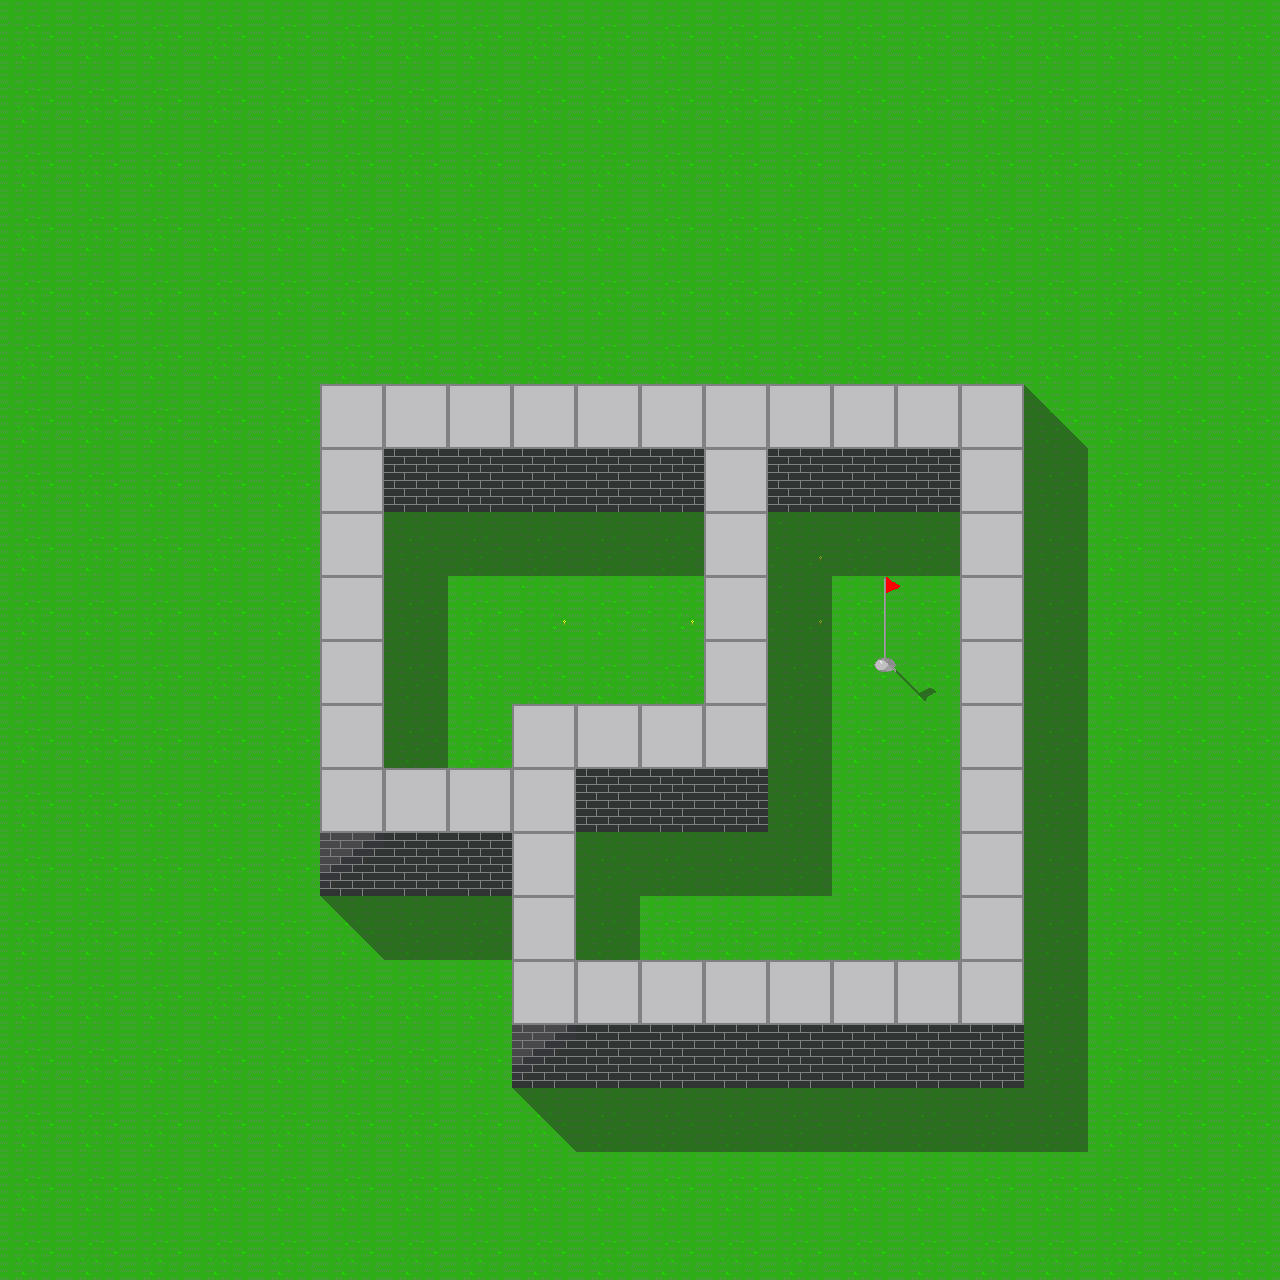

A level layout from a 2D game, rendered from its tile map. Below: a short description, then the map file with tile-grid data replaced by summaries:
An orthogonal 20x20 tile map with 64x64 px tiles, 7 tile layers (World, Objects, DestructableWalls, Hero, ...), 9 tilesets and 1 object.

<map version="1.0" orientation="orthogonal" renderorder="left-up" width="20" height="20" tilewidth="64" tileheight="64" nextobjectid="1">
 <properties>
  <property name="physics:enabled" value="true" />
 </properties>
 <tileset firstgid="1" name="DefGrass1" tilewidth="64" tileheight="64" tilecount="1" columns="1">
  <image source="tiles/DefGrass1.png" width="64" height="64" />
 </tileset>
 <tileset firstgid="2" name="DefGrass2" tilewidth="64" tileheight="64" tilecount="1" columns="1">
  <image source="tiles/DefGrass2.png" width="64" height="64" />
 </tileset>
 <tileset firstgid="3" name="DefWall1-1" tilewidth="64" tileheight="64" tilecount="2" columns="1">
  <image source="tiles/DefWall1-1.png" trans="ff00ff" width="64" height="128" />
 </tileset>
 <tileset firstgid="5" name="DefWall1-2" tilewidth="64" tileheight="64" tilecount="2" columns="1">
  <image source="tiles/DefWall1-2.png" trans="ff00ff" width="64" height="128" />
  <tile id="1">
   <objectgroup draworder="index">
    <object id="1" x="0" y="0" width="64" height="64" />
   </objectgroup>
  </tile>
 </tileset>
 <tileset firstgid="7" name="DefShadow3" tilewidth="64" tileheight="64" tilecount="1" columns="1">
  <image source="tiles/DefShadow3.png" trans="ffffff" width="64" height="64" />
 </tileset>
 <tileset firstgid="8" name="DefGoal" tilewidth="64" tileheight="64" tilecount="4" columns="2">
  <image source="tiles/DefGoal.png" trans="ffffff" width="128" height="128" />
 </tileset>
 <tileset firstgid="12" name="DefShadow1" tilewidth="64" tileheight="64" tilecount="1" columns="1">
  <image source="tiles/DefShadow1.png" trans="ffffff" width="64" height="64" />
 </tileset>
 <tileset firstgid="13" name="DefShadow2" tilewidth="64" tileheight="64" tilecount="1" columns="1">
  <image source="tiles/DefShadow2.png" trans="ffffff" width="64" height="64" />
 </tileset>
 <tileset firstgid="14" name="square-outline-64" tilewidth="64" tileheight="64" tilecount="1" columns="1">
  <properties>
   <property name="physics:enabled" type="bool" value="true" />
  </properties>
  <image source="tiles/square-outline-64.png" trans="003039" width="64" height="64" />
 </tileset>
 <layer name="World" width="20" height="20">
  <data>[400 cells, 400 non-empty, 2 distinct tile ids]</data>
 </layer>
 <layer name="Objects" width="20" height="20">
  <properties>
   <property name="physics:enabled" value="true" />
   <property name="tiles:bodyType" value="static" />
   <property name="type" value="object" />
  </properties>
  <data>[400 cells, 3 non-empty, 3 distinct tile ids]</data>
 </layer>
 <layer name="DestructableWalls" width="20" height="20">
  <properties>
   <property name="physics:enabled" value="true" />
   <property name="tiles:bodyType" value="static" />
   <property name="type" value="wall" />
  </properties>
  <data>[400 cells, 45 non-empty, 2 distinct tile ids]</data>
 </layer>
 <objectgroup name="Bomb" />
 <layer name="Hero" width="20" height="20">
  <properties>
   <property name="physics:enabled" value="true" />
   <property name="tiles:bodyType" value="dynamic" />
   <property name="type" value="player" />
  </properties>
  <data>[400 cells, 0 non-empty, 0 distinct tile ids]</data>
 </layer>
 <layer name="Collision" width="20" height="20" opacity="0">
  <properties>
   <property name="physics:enabled" value="true" />
   <property name="tiles:bodyType" value="static" />
  </properties>
  <data>[400 cells, 46 non-empty, 1 distinct tile ids]</data>
 </layer>
 <layer name="DestructableCeilings" width="20" height="20">
  <properties>
   <property name="physics:enabled" value="true" />
   <property name="tiles:bodyType" value="static" />
   <property name="type" value="wall" />
  </properties>
  <data>[400 cells, 46 non-empty, 2 distinct tile ids]</data>
 </layer>
 <layer name="Shadows" width="20" height="20" opacity="0.45">
  <data>[400 cells, 44 non-empty, 4 distinct tile ids]</data>
 </layer>
</map>